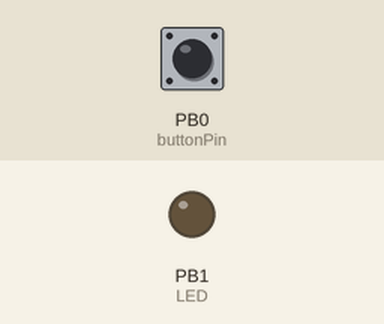
Bench run of a sketch on a simulated ATtiny85, built with avr-gcc and run on an emulated ATtiny85. Shown: output pins drawn as LEDs (lit = HIGH). The inputs (shaded band) are chosen by the test bench; at power-on: PB0 (buttonPin) LOW.

Above: at 1.2 s.
1.3 s: PB0 (buttonPin) pulsed HIGH 5 times (0.12 s each, 0.3 s apart)
At 3.0 s:
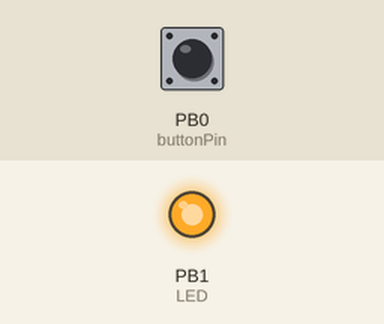
4.3 s: PB0 (buttonPin) pulled HIGH for 0.15 s
At 5.6 s:
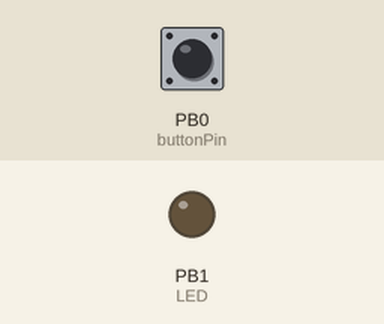
Timing chart, 0 to 7.3 s (numbered marks = the images above; inputs shaded):
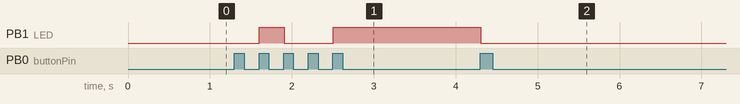

The sketch:

ATTiny85HelloModeREAL.ino
```cpp
//variables for the LED
int LED = 1;

// variables for the button
int buttonPin = 0;
boolean buttonState = false;
boolean prevButtonState = false;

// variable for the switch state
int switchVal = 2;

//variables for the timer
unsigned long startTime;
unsigned long endTime;
unsigned long interval = 100;

void setup() {

  //sets up the serial monitor
  Serial.begin(9600);
  //initalizes the button
  pinMode(buttonPin, INPUT);
  //initalizes the LED
  pinMode(LED, OUTPUT);

  //initalizes the timer
  startTime = millis();
}

void loop() {

  //uses the debounce function to set the buttonState variable
  buttonState = Debounce(buttonPin, prevButtonState);

  // changes the states when the button is pressed
  if (buttonState == HIGH && prevButtonState == LOW) {
    switchVal = switchVal + 1;
    if (switchVal == 3) {
      switchVal = 0;
    }
  }

  switch (switchVal) {

    case  0: // the LED is off
      digitalWrite(LED, LOW);
      break;

    case 1: // the LED is on
      digitalWrite(LED, HIGH);
      break;

    case 2: // the LED blinks every 100 ms
      endTime = millis();
      if (endTime - startTime >= interval) {
        digitalWrite(LED, HIGH);
        startTime = millis();
        digitalWrite(LED, LOW);
      }
      break;
  }
  prevButtonState = buttonState;
}

// function that allows the button to act when pressed once and again when pressed again
boolean Debounce (int aRandomButtonPin, boolean aPrevButtonState) {
  boolean aButtonState = digitalRead(aRandomButtonPin);
  if (aButtonState != aPrevButtonState) {
    delay(5);
    aButtonState = digitalRead(aRandomButtonPin);
  }
  return aButtonState;
}
```

Measured:
- after the input at 1.3 s, PB1 (LED): LOW → HIGH after 0.31 s, → LOW 0.30 s later, → HIGH 0.60 s later
- after the input at 4.3 s, PB1 (LED): HIGH → LOW at once
